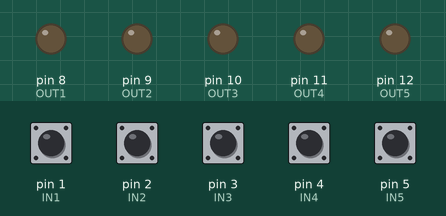
This sketch was run on a simulated Arduino Uno, built with avr-gcc and run on an emulated ATmega328P. Parts: output pins drawn as LEDs (lit = HIGH). The test bench sets the inputs (shaded band); at power-on: pin 1 (IN1), pin 2 (IN2), pin 3 (IN3), pin 4 (IN4), pin 5 (IN5) HIGH.

Above: at 1.3 s.
1.4 s: pin 1 (IN1) pulled LOW for 0.15 s
At 1.51 s:
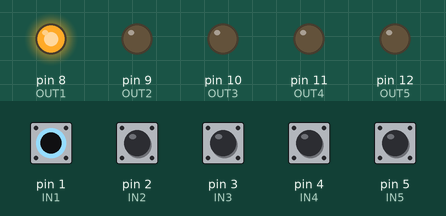
3.1 s: pin 2 (IN2) pulled LOW for 0.15 s
At 3.23 s:
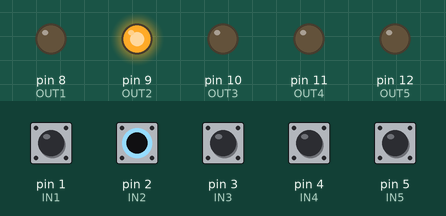
4.8 s: pin 3 (IN3) pulled LOW for 0.15 s
At 5.8 s:
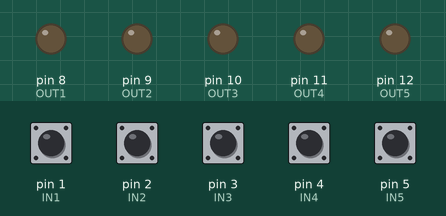
6.4 s: pin 4 (IN4) pulled LOW for 0.15 s
At 7.7 s:
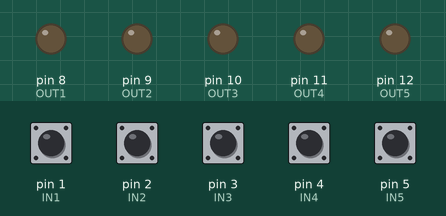
8.0 s: pin 5 (IN5) pulled LOW for 0.15 s
At 8.6 s:
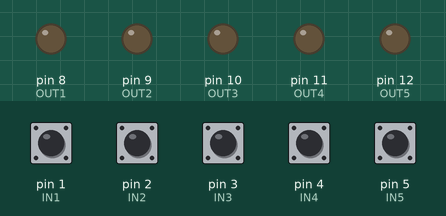
9.7 s: pin 1 (IN1) driven LOW and pin 2 (IN2) driven LOW
At 10.1 s:
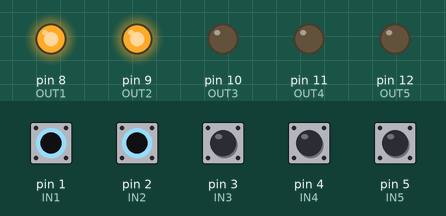
Timing chart, 0 to 12.2 s (numbered marks = the images above; inputs shaded):
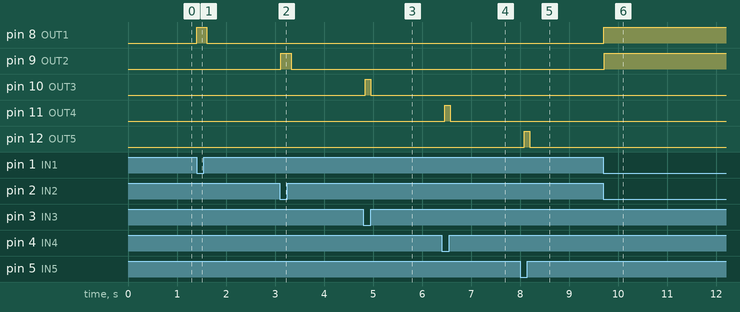

The sketch:

UNO_to_drive_relay_from_ZUNO_R4.ino
```cpp
// Input pullup connected to the z-uno controller outputs to enable
// conversion from 3.3V to 5V to drive the VMA436 board.
//Digital input PINS
int IN1 = 1;
int IN2 = 2;
int IN3 = 3;
int IN4 = 4;
int IN5 = 5;

// the digital output PINS
int OUT1 = 8;
int OUT2 = 9;
int OUT3 = 10;
int OUT4 = 11;
int OUT5 = 12;

byte readIN1 = HIGH;
byte currIN1 = HIGH;
byte readIN2 = HIGH;
byte currIN2 = HIGH;
byte readIN3 = HIGH;
byte currIN3 = HIGH;
byte readIN4 = HIGH;
byte currIN4 = HIGH;
byte readIN5 = HIGH;
byte currIN5 = HIGH;

void setup()
{
  pinMode(IN1, INPUT_PULLUP);
  pinMode(IN2, INPUT_PULLUP);
  pinMode(IN3, INPUT_PULLUP);
  pinMode(IN4, INPUT_PULLUP);
  pinMode(IN5, INPUT_PULLUP);

  pinMode(OUT1, OUTPUT);
  pinMode(OUT2, OUTPUT);
  pinMode(OUT3, OUTPUT);
  pinMode(OUT4, OUTPUT);
  pinMode(OUT5, OUTPUT);

  // digitalWrite(OUT1,HIGH); // low = relay ON, high = relay OFF for velleman VMA436
  // digitalWrite(OUT2,HIGH); // Do not need to initialize !!!
  // digitalWrite(OUT3,HIGH);
  // digitalWrite(OUT4,HIGH);
  // digitalWrite(OUT5,HIGH);
  delay(100);
}

void loop()
{
  delay(100);
  readIN1 = digitalRead(IN1);
  if (readIN1 != currIN1)
  {
    digitalWrite(OUT1,!readIN1);
    currIN1 = readIN1;
    delay(10);
  }
  readIN2 = digitalRead(IN2);
  if(readIN2 != currIN2)
  {
    digitalWrite(OUT2,!readIN2);
    currIN2 = readIN2;
    delay(10);
  }
  readIN3 = digitalRead(IN3);
  if(readIN3 != currIN3)
  {
    digitalWrite(OUT3,!readIN3);
    currIN3 = readIN3;
    delay(10);
  }
  readIN4 = digitalRead(IN4);
  if(readIN4 != currIN4)
  {
    digitalWrite(OUT4,!readIN4);
    currIN4 = readIN4;
    delay(10);
  }
  readIN5 = digitalRead(IN5);
  if(readIN5 != currIN5)
  {
    digitalWrite(OUT5,!readIN5);
    currIN5 = readIN5;
    delay(10);
  }

}
```

Measured:
- after the input at 1.4 s, pin 8 (OUT1): LOW → HIGH at once, → LOW 0.21 s later
- after the input at 3.1 s, pin 9 (OUT2): LOW → HIGH at once, → LOW 0.21 s later
- after the input at 4.8 s, pin 10 (OUT3): LOW → HIGH at once, → LOW 0.11 s later
- after the input at 6.4 s, pin 11 (OUT4): LOW → HIGH after 0.06 s, → LOW 0.11 s later
- after the input at 8.0 s, pin 12 (OUT5): LOW → HIGH after 0.08 s, → LOW 0.11 s later
- after the input at 9.7 s, pin 8 (OUT1), pin 9 (OUT2): LOW → HIGH at once
